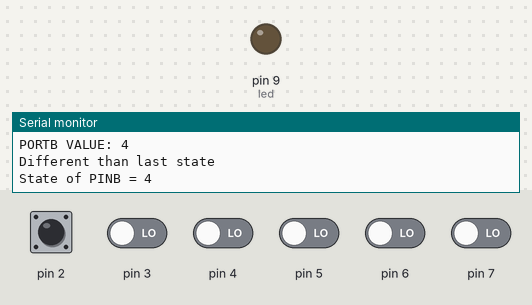
The sketch below on a simulated Arduino Uno, built with avr-gcc and run on an emulated ATmega328P. Parts: output pins drawn as LEDs (lit = HIGH), the last lines printed to the serial monitor. The inputs (shaded band) are chosen by the test bench; at power-on: pin 2 HIGH, pin 3–7 LOW.

Above: at 2.3 s.
2.4 s: pin 2 pulled LOW for 0.15 s
At 2.8 s:
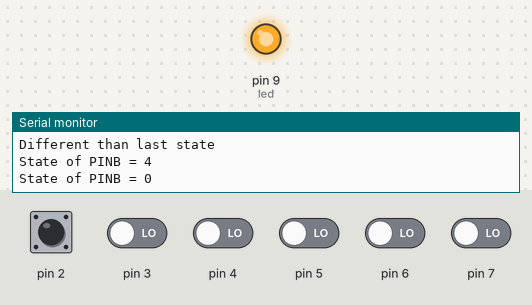
Timing chart, 0 to 5.4 s (numbered marks = the images above; inputs shaded):
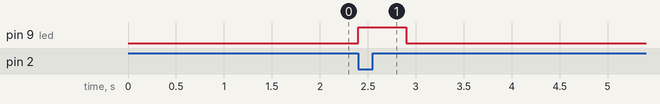

Measured:
- after the input at 2.4 s, pin 9 (led): LOW → HIGH at once, → LOW 0.50 s later

The sketch:

main.ino
```cpp
#include <avr/io.h>
#include <util/delay.h>
#include <avr/interrupt.h>
#include <stdint.h>

#define CPU_MHZ     16000000
#define prescaler   1024

signed long long int volatile millis_pas = 0;

static inline void init_timer(void){
  TCCR0A |= (1 << WGM01);                // Enable CTC mode
  TCCR0B |= (1 << CS02) | (1 << CS00);  // Setting prescaler to 1024
  TIMSK0 |= (1 << OCIE0A);              // Enabling timer Interrupt
  OCR0A = 255;                // 15625
  sei();
}

ISR(TIMER0_COMPA_vect){
  millis_pas += 16384;
}

double get_time(void){
  char cSREG;
  double return_value;
  cSREG = SREG;
  cli();
  return_value = millis_pas;
  SREG = cSREG;
  return_value = (return_value * 1.0) / (1000000.0);
  return return_value;
}

int main(void){
  double lastDebounceTime;
  uint8_t lastState = 0, button_state;

  DDRB |= (1 << 1);      // For the led
  PORTD |= (1 << 2);    // Making the port pull up

  init_timer();
  Serial.begin(9600);
  Serial.print("PORTB VALUE: ");
  Serial.println(PIND);
  _delay_ms(1500);
  while(1){
    if ((PIND & (1 << 2)) != lastState){
      Serial.println("Different than last state");
      lastDebounceTime = get_time();
    }

    if ((get_time() - lastDebounceTime) > 0.1){
      if ((PIND & (1 << 2)) != button_state){
        button_state = (PIND & (1 << 2));
        Serial.print("State of PINB = ");
        Serial.println(button_state);
        if (button_state == 0){
          PORTB |= (1 << 1);
          _delay_ms(500);
          PORTB &=~ (1 << 1);
        }
      }
    }

    lastState = (PIND & (1 << 2));
  }
}
```
